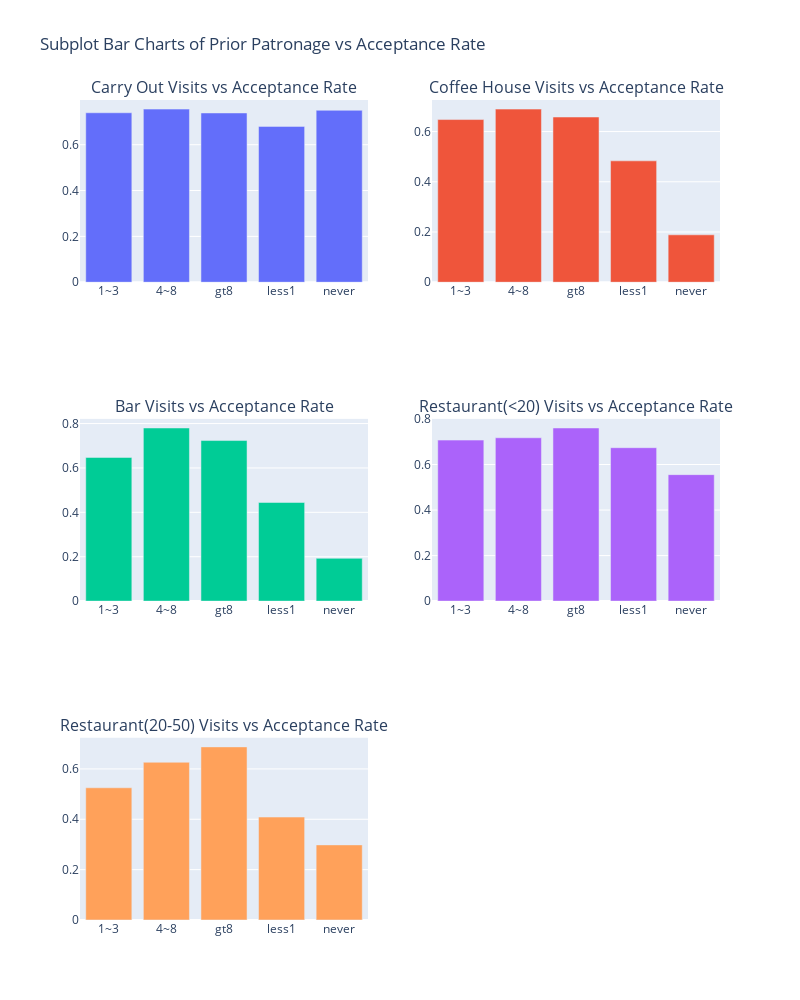

Here is the notebook cell this chart was saved with:
### Markdown cell above
#### Test Primary Hypothesis: IS PRIOR PATRONAGE A POTENTIAL HIGH PREDICTOR OF COUPON ACCEPTANCE?

Conclusion:  Not always.  While correlated for a few of the coupon categories, for the most accepted coupon type (Carry Out), something else seems to be driving the overall higher acceptance rate.

### Code cell
# Calculate mean response for each Coupon Type:  PRIOR PATRONAGE

mean_response_cat1 = data.query('coupon == "Carry out & Take away"').groupby('CarryAway')['Y'].mean().reset_index()
mean_response_cat2 = data.query('coupon == "Coffee House"').groupby('CoffeeHouse')['Y'].mean().reset_index()
mean_response_cat3 = data.query('coupon == "Bar"').groupby('Bar')['Y'].mean().reset_index()
mean_response_cat4 = data.query('coupon == "Restaurant(<20)"').groupby('RestaurantLessThan20')['Y'].mean().reset_index()
mean_response_cat5 = data.query('coupon == "Restaurant(20-50)"').groupby('Restaurant20To50')['Y'].mean().reset_index()

# Create a 2x3 subplot grid
fig = make_subplots(rows=3, cols=2, subplot_titles=('Carry Out Visits vs Acceptance Rate', 
                                                    'Coffee House Visits vs Acceptance Rate', 
                                                    'Bar Visits vs Acceptance Rate', 
                                                    'Restaurant(<20) Visits vs Acceptance Rate', 
                                                    'Restaurant(20-50) Visits vs Acceptance Rate',
                                                   
                                                   ))

# Add bar charts to the subplots
fig.add_trace(
    go.Bar(x=mean_response_cat1['CarryAway'], y=mean_response_cat1['Y'], name='CarryAway'),
    row=1, col=1
)

fig.add_trace(
    go.Bar(x=mean_response_cat2['CoffeeHouse'], y=mean_response_cat2['Y'], name='CoffeeHouse'),
    row=1, col=2
)
fig.add_trace(
    go.Bar(x=mean_response_cat3['Bar'], y=mean_response_cat3['Y'], name='Bar'),
    row=2, col=1
)

fig.add_trace(
    go.Bar(x=mean_response_cat4['RestaurantLessThan20'], y=mean_response_cat4['Y'], name='RestaurantLessThan20'),
    row=2, col=2
)
fig.add_trace(
    go.Bar(x=mean_response_cat5['Restaurant20To50'], y=mean_response_cat5['Y'], name='Restaurant20To50'),
    row=3, col=1
)

fig.update_layout(
    height=1000,
    width=800,
    title_text='Subplot Bar Charts of Prior Patronage vs Acceptance Rate',
    showlegend=False
)



# Show the plot
fig.show()

### Figure 1 — Plotly figure (JSON) as saved in the notebook; plotly's stock layout.template omitted (floating-point values rounded to 4 significant figures)
{"data": [{"name": "CarryAway", "type": "bar", "x": ["1~3", "4~8", "gt8", "less1", "never"], "xaxis": "x", "y": [0.7392, 0.7552, 0.7384, 0.6799, 0.75], "yaxis": "y"}, {"name": "CoffeeHouse", "type": "bar", "x": ["1~3", "4~8", "gt8", "less1", "never"], "xaxis": "x2", "y": [0.6478, 0.6894, 0.6579, 0.4833, 0.1888], "yaxis": "y2"}, {"name": "Bar", "type": "bar", "x": ["1~3", "4~8", "gt8", "less1", "never"], "xaxis": "x3", "y": [0.6474, 0.78, 0.7234, 0.4444, 0.1927], "yaxis": "y3"}, {"name": "RestaurantLessThan20", "type": "bar", "x": ["1~3", "4~8", "gt8", "less1", "never"], "xaxis": "x4", "y": [0.7072, 0.7175, 0.7604, 0.6739, 0.5556], "yaxis": "y4"}, {"name": "Restaurant20To50", "type": "bar", "x": ["1~3", "4~8", "gt8", "less1", "never"], "xaxis": "x5", "y": [0.5251, 0.6264, 0.6875, 0.4087, 0.2982], "yaxis": "y5"}], "layout": {"annotations": [{"font": {"size": 16}, "showarrow": false, "text": "Carry Out Visits vs Acceptance Rate", "x": 0.225, "xanchor": "center", "xref": "paper", "y": 1, "yanchor": "bottom", "yref": "paper"}, {"font": {"size": 16}, "showarrow": false, "text": "Coffee House Visits vs Acceptance Rate", "x": 0.775, "xanchor": "center", "xref": "paper", "y": 1, "yanchor": "bottom", "yref": "paper"}, {"font": {"size": 16}, "showarrow": false, "text": "Bar Visits vs Acceptance Rate", "x": 0.225, "xanchor": "center", "xref": "paper", "y": 0.6111, "yanchor": "bottom", "yref": "paper"}, {"font": {"size": 16}, "showarrow": false, "text": "Restaurant(<20) Visits vs Acceptance Rate", "x": 0.775, "xanchor": "center", "xref": "paper", "y": 0.6111, "yanchor": "bottom", "yref": "paper"}, {"font": {"size": 16}, "showarrow": false, "text": "Restaurant(20-50) Visits vs Acceptance Rate", "x": 0.225, "xanchor": "center", "xref": "paper", "y": 0.2222, "yanchor": "bottom", "yref": "paper"}], "height": 1000, "showlegend": false, "title": {"text": "Subplot Bar Charts of Prior Patronage vs Acceptance Rate"}, "width": 800, "xaxis": {"anchor": "y", "autorange": true, "domain": [0, 0.45], "range": [-0.5, 4.5], "type": "category"}, "xaxis2": {"anchor": "y2", "autorange": true, "domain": [0.55, 1], "range": [-0.5, 4.5], "type": "category"}, "xaxis3": {"anchor": "y3", "autorange": true, "domain": [0, 0.45], "range": [-0.5, 4.5], "type": "category"}, "xaxis4": {"anchor": "y4", "autorange": true, "domain": [0.55, 1], "range": [-0.5, 4.5], "type": "category"}, "xaxis5": {"anchor": "y5", "autorange": true, "domain": [0, 0.45], "range": [-0.5, 4.5], "type": "category"}, "xaxis6": {"anchor": "y6", "domain": [0.55, 1]}, "yaxis": {"anchor": "x", "autorange": true, "domain": [0.7778, 1], "range": [0, 0.7949], "type": "linear"}, "yaxis2": {"anchor": "x2", "autorange": true, "domain": [0.7778, 1], "range": [0, 0.7257], "type": "linear"}, "yaxis3": {"anchor": "x3", "autorange": true, "domain": [0.3889, 0.6111], "range": [0, 0.8211], "type": "linear"}, "yaxis4": {"anchor": "x4", "autorange": true, "domain": [0.3889, 0.6111], "range": [0, 0.8004], "type": "linear"}, "yaxis5": {"anchor": "x5", "autorange": true, "domain": [0, 0.2222], "range": [0, 0.7237], "type": "linear"}, "yaxis6": {"anchor": "x6", "domain": [0, 0.2222]}}}
